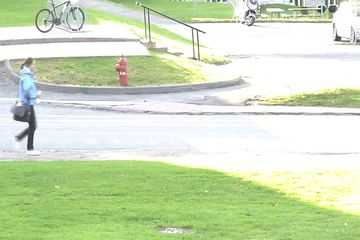
#> input picture images/A/1.jpg, 360 x 240 px, given in place of A1.jpg, which was not available
$ python crop_images.py --crop_size 100 --source ../images/A
#> lines starting #> are read from the running program, lines starting #| are printed output that depends on the picture; pictures that were not available may be replaced by others from this repository, and a replacement may not be noted
import numpy as np
import cv2
import os
import argparse
from tqdm import tqdm

parser = argparse.ArgumentParser()
parser.add_argument('-cs', "--crop_size", type=int, required=True, help="size of the cropping kernel")
parser.add_argument('-s', "--source", type=str, required=True, help="source directory")
parser.add_argument('-d', "--destination", type=str, default='', help="destination directory. Source dir neighbour if not provided")
args = parser.parse_args()


def crop(image, crop_size):
    images = []
    for i in range(0, image.shape[0]-crop_size+1, crop_size):
        for j in range(0, image.shape[1]-crop_size+1, crop_size):
            images.append(image[i:i+crop_size, j:j+crop_size])
        if image.shape[1] % crop_size != 0:
            images.append(image[i:i+crop_size, image.shape[1]-crop_size:image.shape[1]])
    if image.shape[0] % crop_size != 0:
        for j in range(0, image.shape[1]-crop_size+1, crop_size):
            images.append(image[image.shape[0]-crop_size:image.shape[0], j:j+crop_size])
        if image.shape[1] % crop_size != 0:
            images.append(image[image.shape[0]-crop_size:image.shape[0], image.shape[1]-crop_size:image.shape[1]])

    x = (image.shape[0] // crop_size) * (image.shape[1] // crop_size) + \
        (image.shape[0] // crop_size) * (image.shape[1] % crop_size != 0) + \
        (image.shape[1] // crop_size) * (image.shape[0] % crop_size != 0) + \
        (image.shape[1] % crop_size != 0) * (image.shape[0] % crop_size != 0)

    assert len(images) == x, f"{len(images)}_vs_{x}"
    return images


def crop_recursively(crop_size, source_dir, destination_dir):
#> called with crop_size = 100, source_dir = '../images/A', destination_dir = ''
    if not destination_dir:
        slash_pos = source_dir[:-1].rfind("/")
        source_dir_name = source_dir[slash_pos+1:]
        source_dir_name = source_dir_name if source_dir_name[-1] != "/" else source_dir_name[:-1]
        destination_dir = source_dir[:slash_pos+1] + source_dir_name + f"_{crop_size}/"
    if not os.path.exists(destination_dir):
        os.mkdir(destination_dir)
    files = [i for i in os.listdir(source_dir) if not i.startswith(".")]
    files.sort()
    for file in tqdm(files):
        if not os.path.isdir(source_dir+file):
            image = cv2.imread(source_dir+file)
#> image is the input picture: shape (240, 360, 3); mean B, G, R 187.7, 221.5, 206.6
            images = crop(image, crop_size)
#> after the loop in crop, `for i in range(0, image.shape[0]-crop_size+1, crop_size):`: images = 8 items
#> after the loop in crop, `for j in range(0, image.shape[1]-crop_size+1, crop_size):`: images = 11 items
#> images = 12 items
            dot_pos = file.rfind(".")
            for i, image in enumerate(images):
                cv2.imwrite(destination_dir+file[:dot_pos]+f"_{i}"+file[dot_pos:], image)
#> this loop made 12 passes
#> pass 1, in crop_recursively, `cv2.imwrite(destination_dir+file[:dot_pos]+f"_{i}"+file[dot_pos:], ima..`:
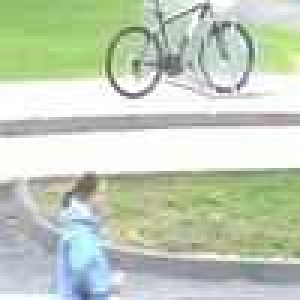
#> saved as 1_0.jpg: shape (100, 100, 3) (shown 3 times larger); mean B, G, R 187.3, 206.3, 195.1
#> pass 2, in crop_recursively, `cv2.imwrite(destination_dir+file[:dot_pos]+f"_{i}"+file[dot_pos:], ima..`:
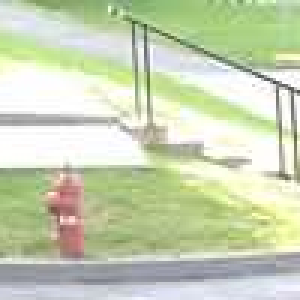
#> saved as 1_1.jpg: shape (100, 100, 3) (shown 3 times larger); mean B, G, R 180.4, 211, 201.1
        else:
            file = file if file[-1] == "/" else file + "/"
            crop_recursively(crop_size, source_dir+file, destination_dir+file)
#> pass 2 of the loop in crop_recursively, `for file in tqdm(files):`:
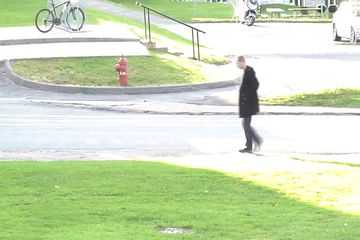
#> input picture images/A/2.jpg, 360 x 240 px, given in place of A2.jpg, which was not available
#> in crop_recursively, image is the input picture: shape (240, 360, 3); mean B, G, R 186, 220.3, 205.3
#> the loop in crop_recursively, `for i, image in enumerate(images):` made 12 passes
#> pass 1, in crop_recursively, `cv2.imwrite(destination_dir+file[:dot_pos]+f"_{i}"+file[dot_pos:], ima..`:
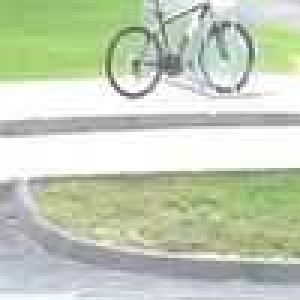
#> saved as 2_0.jpg: shape (100, 100, 3) (shown 3 times larger); mean B, G, R 184.8, 206.1, 196
#> pass 2, in crop_recursively, `cv2.imwrite(destination_dir+file[:dot_pos]+f"_{i}"+file[dot_pos:], ima..`:
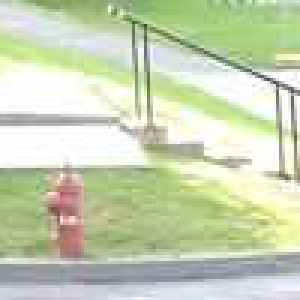
#> saved as 2_1.jpg: shape (100, 100, 3) (shown 3 times larger); mean B, G, R 179.9, 210.9, 200.8


if __name__ == "__main__":
    crop_recursively(args.crop_size, args.source, args.destination)
